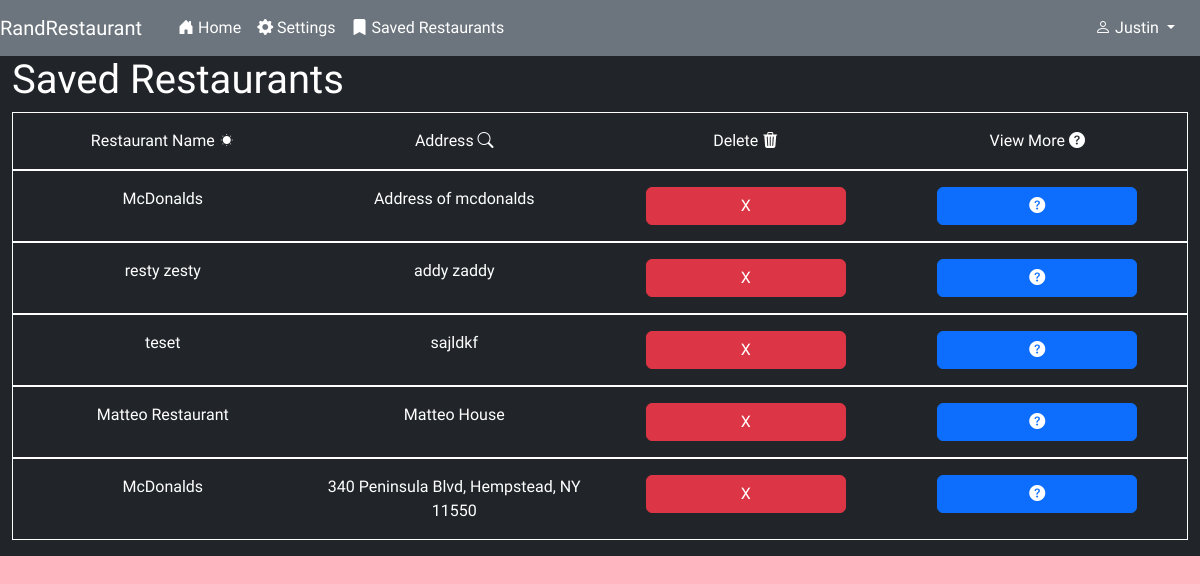
/saved (signed in), run on an earlier commit of the app's database.
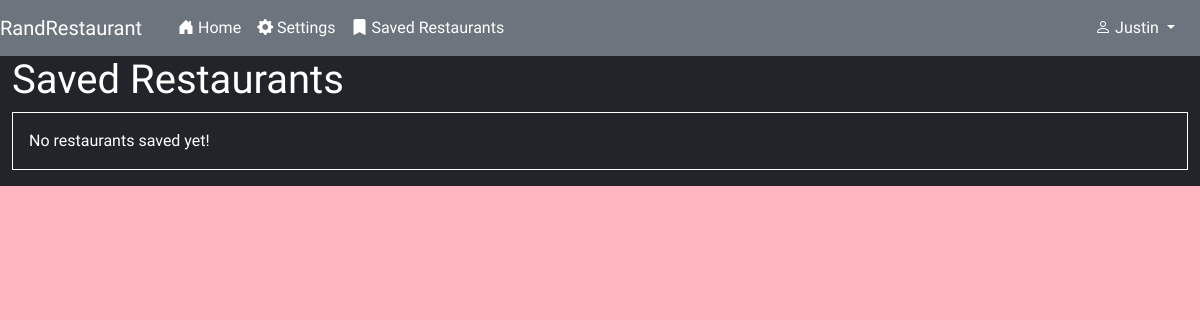
And on a later commit of the database.
### randRest/models.py (models this page shows)
class Restaurant(models.Model):
    name = models.CharField(max_length=50)
    address = models.CharField(max_length=200)
    restaurant_type = models.CharField(max_length=20)
    phone_number = models.CharField(max_length=15)
    working_hours = models.CharField(max_length=25)
    restaurant_price = models.IntegerField()
    restaurant_rating = models.FloatField(null=True)
    website = models.CharField(max_length=100, null=True)

### randRest/views.py (the view)
# urls.py: path("saved", views.saved, name="saved"),
def saved(request):
    if request.method == "POST":
        restaurantId = request.POST["restaurant_id"]
        currentProfile = Profile.objects.get(pk=request.user.id)
        currentProfile.restaurants.filter(id=restaurantId).delete()
        currentProfile.save()
        messages.add_message(request, messages.INFO, "Restaurant has been deleted.")
    return render(request, "saved.html")

### randRest/templates/saved.html (shortened to what this page needs)
{% extends  "base.html" %}
{% block body %}
{% include "nav.html" %}
<div class="container-fluid bg-dark text-white pb-3">
    <h1>Saved Restaurants</h1>
    {% if user.profile.restaurants.all %}
    <div class="border border-white p-3">
        <div class="row text-center">
        <div class="col-sm-3">
            Restaurant Name
            <i class="bi bi-brightness-low-fill"></i>
        </div>
        <div class="col-sm-3">
            Address
            <i class="bi bi-search"></i>
        </div>
        <div class="col-sm-3">
            Delete
            <i class="bi bi-trash3-fill"></i>
        </div>
        <div class="col-sm-3">
            View More
            <i class="bi bi-question-circle-fill"></i>
        </div>
        </div>
    </div>
    {% for restaurant in user.profile.restaurants.all %}
        <div class="border border-white p-3">
            <div class="row text-center">
                <div class="col-sm-3">{{ restaurant.name }}</div>
                <div class="col-sm-3">{{ restaurant.address }}</div>
                <div class="col-sm-3">
                    <form method="post">
                        <input type="submit" class="btn btn-md btn-danger btn-rounded" style="width:200px;" name="restaurant" value="X">
                    </form>
                </div>
                <div class="col-sm-3">
                    <button type="button" class="btn btn-md btn-primary" style="width:200px;" data-bs-toggle="modal" data-bs-target="#myModal{{ restaurant.id }}">
                        <i class="bi bi-question-circle-fill"></i>
                    </button>
                </div>
            </div>
        </div>
    {% endfor %}
    {% else %}
    <div class="border border-white p-3">
        No restaurants saved yet!
    </div>
    {% endif %}
</div>
{% endblock %}

### randRest/templates/base.html (shortened to what this page needs)
{% load static %}
<!DOCTYPE html>
<html>
    <head>
        <link href="https://cdn.jsdelivr.net/npm/bootstrap@5.2.3/dist/css/bootstrap.min.css" rel="stylesheet">
        <link rel="stylesheet" href="https://cdn.jsdelivr.net/npm/bootstrap-icons@1.10.3/font/bootstrap-icons.css">
    </head>
    <body>
        {% block body %}{% endblock %}
    </body>
</html>

### randRest/templates/nav.html (shortened to what this page needs)
<nav class="navbar navbar-expand bg-secondary">
    <a class="navbar-brand text-white">RandRestaurant</a>
    <div class="container-fluid">
        <ul class="navbar-nav">
        <li class="nav-item">
            <a class="nav-link text-white" href="{% url 'home' %}">
                <i class="bi bi-house-door-fill"></i> Home</a>
        </li>
        <li class="nav-item">
            <a class="nav-link text-white" href="{% url 'settings' %}">
                <i class="bi bi-gear-fill"></i> Settings</a>
        </li>
        <li class="nav-item">
            <a class="nav-link text-white" href="{% url 'saved' %}">
                <i class="bi bi-bookmark-fill"></i> Saved Restaurants</a>
        </li>
        </ul>
        <div class="float-right text-white">
            <div class="dropdown">
                <button type="button" class="btn dropdown-toggle text-white" data-bs-toggle="dropdown">
                    <i class="bi bi-person"></i> <span id="usernameNav">{{ user.first_name  }}</span>
                </button>
            </div>
        </div>
    </div>
</nav>

### randRest/templates/base.html (style rules this page uses)
body { background-color: lightpink; font-family: Quicksand; }

What changed in the data, as far as the page shows it:
removed Restaurant: name "McDonalds", address "Address of mcdonalds"
removed Restaurant: name "resty zesty", address "addy zaddy"
removed Restaurant: name "teset", address "sajldkf"
removed Restaurant: name "Matteo Restaurant", address "Matteo House"
removed Restaurant: name "McDonalds", address "340 Peninsula Blvd, Hempstead, NY 11550"
Also different on the page:
text no longer shown: "Restaurant Name Address Delete View More"
text now shown: "No restaurants saved yet!"
